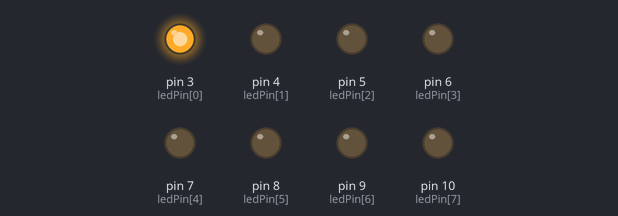
Bench run of a sketch on a simulated Arduino Uno, built with avr-gcc and run on an emulated ATmega328P. Parts: output pins drawn as LEDs (lit = HIGH).

Above: at 0.2 s.
At 1.2 s:
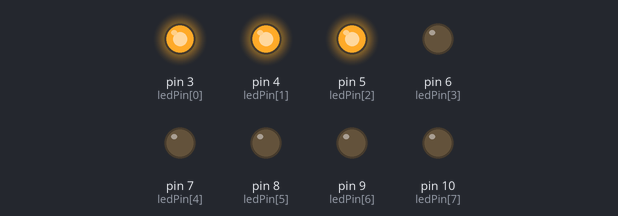
At 2.2 s:
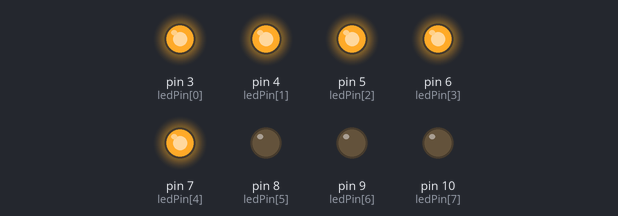
At 4.7 s:
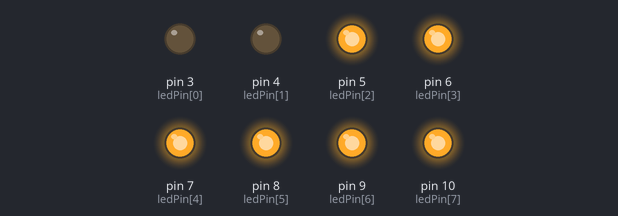
At 7.2 s:
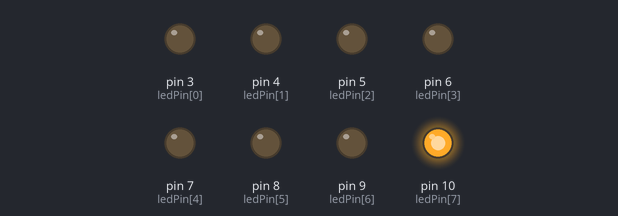
At 9.7 s:
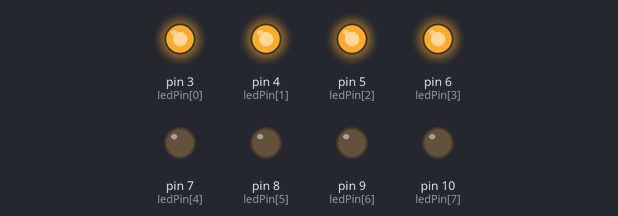
Timing chart, 0 to 10.4 s (numbered marks = the images above):
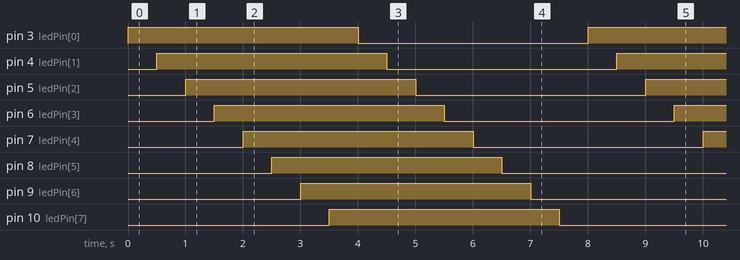

Measured:
- by itself, pin 3 (ledPin[0]), pin 4 (ledPin[1]), pin 5 (ledPin[2]), pin 6 (ledPin[3]), pin 7 (ledPin[4]), pin 8 (ledPin[5]), pin 9 (ledPin[6]), pin 10 (ledPin[7]): alternates HIGH for 4.0 s and LOW for 4.0 s
- by itself, everything shown: repeats every 8.0 s, in 16 steps

The sketch:

leds_blink.ino
```cpp
byte ledPin[] = {3,4,5,6,7,8,9,10};
byte pinCount;
void setup(){
  pinCount = sizeof(ledPin);
  for(int i= 0; i< pinCount;i++){
    pinMode(ledPin[i], OUTPUT);
    digitalWrite(ledPin[i],LOW);
  }
}

void loop(){
  for(int i=0;i<pinCount;i++){
    digitalWrite(ledPin[i], HIGH);
    delay(500);
  }
  for(int i=0;i<pinCount;i++){
    digitalWrite(ledPin[i], LOW);
    delay(500);
  }
}
```
